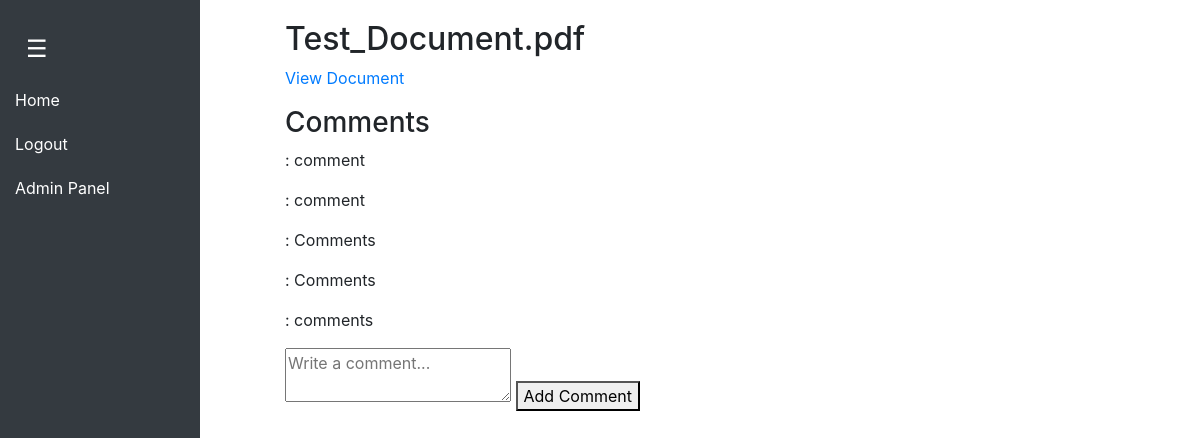
The app's page /documents/1 (signed in), older data.
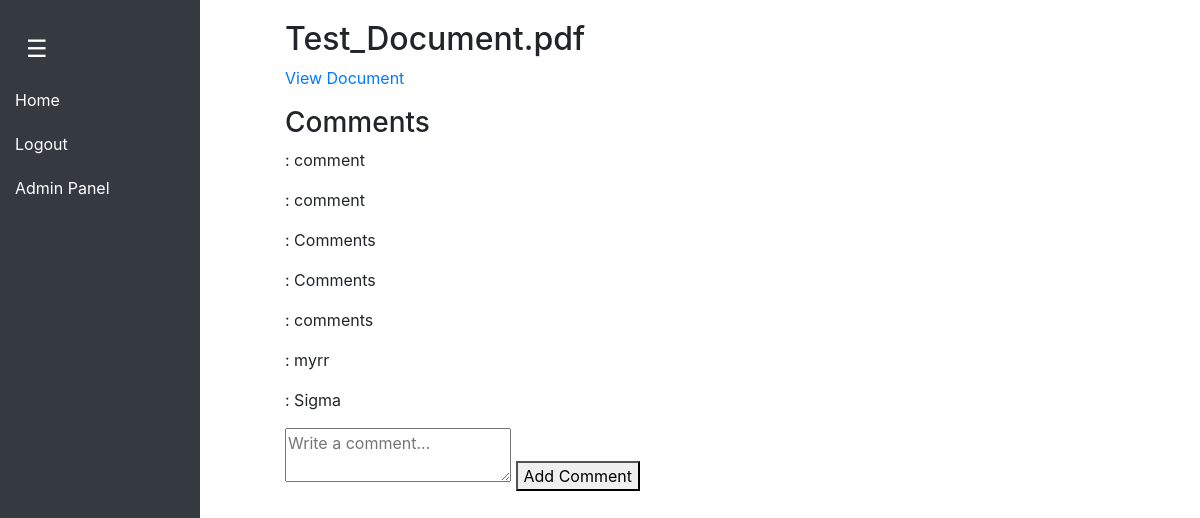
The same page, newer data.
### Website/models.py (models this page shows)
class Document(db.Model):
    id = db.Column(db.Integer, primary_key=True)
    title = db.Column(db.String(255), nullable=False)
    filename = db.Column(db.String(255), nullable=False)  # Stores the file path
    uploaded_at = db.Column(db.DateTime, default=db.func.current_timestamp())

class Comment(db.Model):
    id = db.Column(db.Integer, primary_key=True)
    user_id = db.Column(db.Integer, db.ForeignKey('user.id'), nullable=False)
    document_id = db.Column(db.Integer, db.ForeignKey('document.id'), nullable=False)
    content = db.Column(db.Text, nullable=False)
    created_at = db.Column(db.DateTime, default=db.func.current_timestamp())
    user = db.relationship('User', backref='comments')
    document = db.relationship('Document', backref='comments')

### Website/views.py (the view)
@views.route('/documents/<int:doc_id>')
@login_required
def view_document(doc_id):
    doc = Document.query.get_or_404(doc_id)
    comments = Comment.query.filter_by(document_id=doc_id).all()
    return render_template('view_document.html', document=doc, comments=comments, user=current_user)

### Website/templates/view_document.html (shortened to what this page needs)
{% extends "base.html" %}
{% block content %}
<h2>{{ document.title }}</h2>
<p><a href="{{ url_for('static', filename='uploads/' + document.filename) }}" target="_blank">View Document</a></p>
<h3>Comments</h3>
{% for comment in comments %}
    <p><strong>{{ comment.user.username }}</strong>: {{ comment.content }}</p>
{% endfor %}
<form method="POST" action="{{ url_for('views.add_comment', doc_id=document.id) }}">
    <textarea name="comment_text" required placeholder="Write a comment..."></textarea>
    <button type="submit">Add Comment</button>
</form>
{% endblock %}

### Website/templates/base.html (shortened to what this page needs)
<!DOCTYPE html>
<html>
  <head>
    <link
      rel="stylesheet"
      href="https://stackpath.bootstrapcdn.com/bootstrap/4.4.1/css/bootstrap.min.css"
    />
    <link
      rel="stylesheet"
      href="https://stackpath.bootstrapcdn.com/font-awesome/4.7.0/css/font-awesome.min.css"
    />
  </head>
  <body>
    <div class="sidebar" id="sidebar">
      <nav class="navbar">
        <button class="toggle-btn" id="toggle-btn">☰</button>
      </nav>
      <div class="nav-links">
        <a href="/home">Home</a>
        {% if user.is_authenticated %}
          <a href="/logout">Logout</a>
          {% if user.is_admin %}
            <a href="/admin">Admin Panel</a>
          {% endif %}
        {% else %}
          <a href="/login">Login</a>
          <a href="/sign_up">Sign Up</a>
        {% endif %}
      </div>
    </div>
    <div class="content" id="content">
      <div class="container">{% block content %} {% endblock %}</div>
    </div>
  </body>
</html>

### Website/templates/base.html (style rules this page uses)
body { display: flex; min-height: 100vh; overflow-x: hidden; }
.sidebar { width: 200px; background-color: #343a40; padding-top: 20px; height: 100vh; position: fixed; transition: width 0.3s ease-in-out; display: flex; flex-direction: column; overflow: hidden; }
.sidebar a { color: white; padding: 10px 15px; display: block; text-decoration: none; transition: opacity 0.3s ease-in-out; }
.sidebar .nav-links { transition: opacity 0.3s ease-in-out, max-height 0.3s ease-in-out; max-height: 500px; opacity: 1; overflow: hidden; }
.navbar { background-color: #343a40; width: 100%; padding: 10px; display: flex; align-items: center; }
.toggle-btn { background: none; border: none; color: white; font-size: 24px; cursor: pointer; margin-left: 10px; outline: none; }
.content { margin-left: 250px; padding: 20px; width: 100%; transition: margin-left 0.3s ease-in-out; }

Row changes from the older to the newer data that the page shows:
added Comment: content "myrr"
added Comment: content "Sigma"
